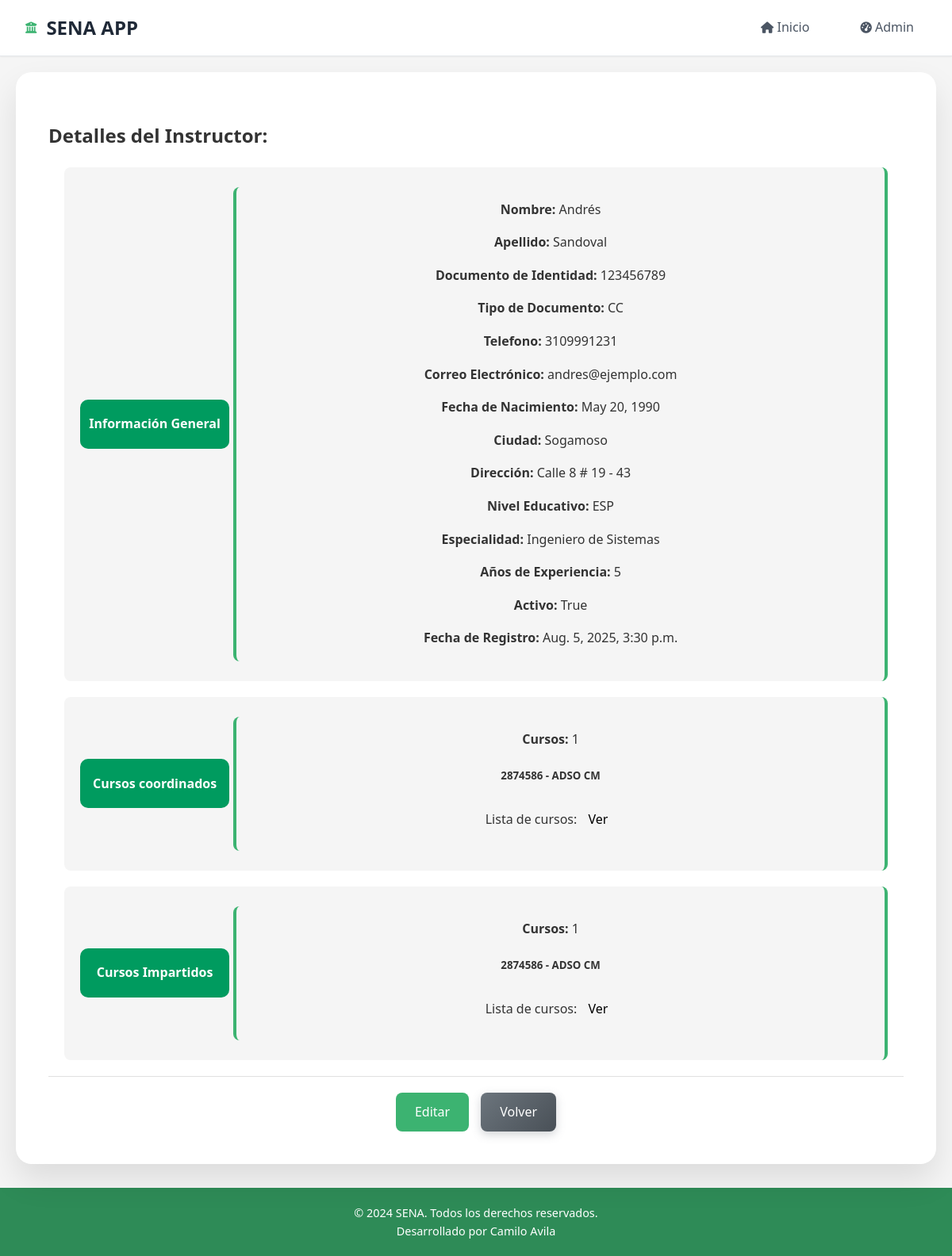
Page /instructores/insturctor/6/ on the committed database.
### instructores/models.py (models this page shows, shortened)
class Instructor(models.Model):
    TIPO_DOCUMENTO_CHOICES = [
        ('CC', 'Cédula de Ciudadanía'),
        ('TI', 'Tarjeta de Identidad'),
        ('CE', 'Cédula de Extranjería'),
        ('PA', 'Pasaporte'),
    ]
    NIVEL_EDUCATIVO_CHOICES = [
        ('TEC', 'Técnico'),
        ('TGL', 'Tecnólogo'),
        ('PRE', 'Pregrado'),
        ('ESP', 'Especialización'),
        ('MAE', 'Maestría'),
        ('DOC', 'Doctorado'),
    ]
    documento_identidad = models.CharField(max_length=20, unique=True)
    tipo_documento = models.CharField(max_length=3, choices=TIPO_DOCUMENTO_CHOICES, default='CC')
    nombre = models.CharField(max_length=100)
    apellido = models.CharField(max_length=100)
    telefono = models.CharField(max_length=10, null=True)
    correo = models.EmailField(null=True)
    fecha_nacimiento = models.DateField()
    ciudad = models.CharField(max_length=100, null=True)
    direccion = models.TextField(null=True)
    nivel_educativo= models.CharField(max_length=3, choices=NIVEL_EDUCATIVO_CHOICES, default='MAE')
    especialidad = models.CharField(max_length=100)
    anos_experiencia = models.PositiveIntegerField()
    activo = models.BooleanField(default=True)
    fecha_vinculacion = models.DateField()
    fecha_registro = models.DateTimeField(auto_now_add=True)

### aprendices/models.py (models this page shows, shortened)
class Curso(models.Model):
    ESTADO_CHOICES = [
        ('PRO', 'Programado'),
        ('INI', 'Iniciado'),
        ('EJE', 'En Ejecución'),
        ('FIN', 'Finalizado'),
        ('CAN', 'Cancelado'),
        ('SUS', 'Suspendido'),
    ]
    codigo = models.CharField(max_length=30,unique=True,verbose_name="Código del curso")
    nombre = models.CharField(max_length=200, verbose_name="Nombre del curso")
    programa = models.ForeignKey('programas.Programa', on_delete=models.CASCADE, verbose_name="Programa de formación")
    instructor_coordinador = models.ForeignKey('instructores.Instructor', on_delete=models.CASCADE, related_name='cursos_coordinados', verbose_name="Instructor coordinador")
    instructores = models.ManyToManyField('instructores.Instructor', through='InstructorCurso', related_name='cursos_impartidos', verbose_name="Instructores")
    aprendices = models.ManyToManyField(Aprendiz, through='AprendizCurso', related_name='cursos', verbose_name="Aprendices")
    fecha_inicio = models.DateField(verbose_name="Fecha de inicio")
    fecha_fin = models.DateField(verbose_name="Fecha de finalización")
    horario = models.CharField(max_length=100, verbose_name="Horario")
    aula = models.CharField(max_length=50, verbose_name="Aula/Ambiente")
    cupos_maximos = models.PositiveIntegerField(verbose_name="Cupos máximos")
    estado = models.CharField(max_length=3, choices=ESTADO_CHOICES, default='PRO', verbose_name="Estado del curso")
    observaciones = models.TextField(blank=True, null=True, verbose_name="Observaciones")
    fecha_registro = models.DateTimeField(auto_now_add=True, verbose_name="Fecha de registro")
    class Meta:
        verbose_name = "Curso"
        verbose_name_plural = "Cursos"
        ordering = ['-fecha_inicio']
    def __str__(self):
        return f"{self.codigo} - {self.nombre}"

### instructores/views.py (the view)
# urls.py: path('instructores/insturctor/<int:instructor_id>/', views.detalle_instructor, name='detalle_instructor'),
def detalle_instructor(request, instructor_id):
    instructor = get_object_or_404(Instructor, pk=instructor_id)
    cursos_coordinados = instructor.cursos_coordinados.all()
    cursos_impartidos = instructor.cursos_impartidos.all()
    template = loader.get_template('detalle_instructor.html')
    context = {
        'instructor': instructor,
        'cursos_coordinados': cursos_coordinados,
        'cursos_impartidos': cursos_impartidos,
    }
    return HttpResponse(template.render(context, request))

### instructores/templates/detalle_instructor.html (shortened to what this page needs)
{% extends 'base.html' %}
{% block content %}
<section class="detalle-curso">
    <h2>Detalles del Instructor:</h2>
    <div class="curso-info">
        <div class="info-detalle-card">
            <div class="info_tittle">
                <h2>Información General</h2>
            </div>
            <div class="info-grupoDentro">
                <p><strong>Nombre:</strong> {{ instructor.nombre }}</p>
                    <p><strong>Apellido:</strong> {{ instructor.apellido }}</p>
                        <p><strong>Documento de Identidad:</strong> {{ instructor.documento_identidad }}</p>
                            <p><strong>Tipo de Documento:</strong> {{ instructor.tipo_documento }}</p>
                                <p><strong>Telefono:</strong> {{ instructor.telefono }}</p>
                                    <p><strong>Correo Electrónico:</strong> {{ instructor.correo }}</p>
                                        <p><strong>Fecha de Nacimiento:</strong> {{ instructor.fecha_nacimiento }}</p>
                                            <p><strong>Ciudad:</strong> {{ instructor.ciudad }}</p>
                                                <p><strong>Dirección:</strong> {{ instructor.direccion }}</p>
                                                    <p><strong>Nivel Educativo:</strong> {{ instructor.nivel_educativo }}</p>
                                                        <p><strong>Especialidad:</strong> {{ instructor.especialidad }}</p>
                                                            <p><strong>Años de Experiencia:</strong> {{ instructor.anos_experiencia }}</p>
                                                                <p><strong>Activo:</strong> {{ instructor.activo }}</p>
                                                                    <p><strong>Fecha de Registro:</strong> {{ instructor.fecha_registro }}</p>
            </div>
        </div>
        <div class="info-detalle-card">
            <div class="info_tittle">
                <h2>Cursos coordinados</h2>
            </div>
            <div class="info-grupoDentro">
                <p><strong>Cursos:</strong> {{ cursos_coordinados|length }}</p>
                {% for curso in cursos_coordinados %}
                    <h5>{{ curso }}</h5>
                {% endfor %}
                {% if cursos_coordinados %}
                    <p>
                        Lista de cursos: <a href="{% url 'aprendices:lista_cursos' %}" class="btn-dc">
                            Ver
                        </a>
                    </p>
                {% endif %}
            </div>
        </div>
        <div class="info-detalle-card">
            <div class="info_tittle">
                <h2>Cursos Impartidos</h2>
            </div>
            <div class="info-grupoDentro">
                <p><strong>Cursos:</strong> {{ cursos_impartidos|length }}</p>
                {% for curso in cursos_impartidos %}
                    <h5>{{ curso }}</h5>
                {% endfor %}
                {% if cursos_impartidos %}
                    <p>
                        Lista de cursos: <a href="{% url 'aprendices:lista_cursos' %}" class="btn-dc">
                            Ver
                        </a>
                    </p>
                {% endif %}
            </div>
        </div>
    </div>
    <div class="acciones">
        <a href="{% url 'admin:instructores_instructor_change' instructor.id %}" class="btn-primary">Editar</a>
        <a href="/instructores" class="btn-secondary">Volver</a>
    </div>
</section>
{% endblock %}

### aprendices/static/css/estilo_base.css (style rules this page uses)
:root { --dark-green: #2E8B57; --medium-green: #3CB371; --light-green: #90EE90; --accent-green: #6B8E23; --text-color: #333; --white-color: #ffffff; --border-color: #ddd; --hover-color: #E0FFE0; --light-grey: #f5f5f5; --gray-200: #e5e7eb; --gray-600: #4b5563; --gray-800: #1f2937; --primary-color: var(--medium-green); --secondary-color: var(--light-green); --shadow-sm: 0 1px 2px 0 rgba(0, 0, 0, 0.05); --shadow-md: 0 4px 6px -1px rgba(0, 0, 0, 0.1); --shadow-lg: 0 10px 15px -3px rgba(0, 0, 0, 0.1); --border-radius-sm: 0.375rem; --transition: all 0.3s ease; }
body { font-family: 'Segoe UI', Tahoma, Geneva, Verdana, sans-serif; line-height: 1.6; margin: 0; padding: 0; background-color: var(--light-grey); color: var(--text-color); min-height: 100vh; }
.btn-primary { background: var(--medium-green, #28a745); color: white; padding: 12px 24px; text-decoration: none; border-radius: 8px; display: inline-flex; align-items: center; gap: 8px; font-weight: 500; transition: all 0.3s ease; border: none; cursor: pointer; }
.btn-secondary { background: #6c757d; color: white; padding: 12px 24px; text-decoration: none; border-radius: 8px; display: inline-flex; align-items: center; gap: 8px; font-weight: 500; transition: all 0.3s ease; border: none; cursor: pointer; }
.btn-dc { color: black; padding: 10px 10px; text-decoration: none; border-radius: 8px; display: inline-block; font-weight: 500; transition: all 0.3s ease; }

### aprendices/static/css/estilos_detalles.css (style rules this page uses)
.detalle-curso { background: white; padding: 30px; border-radius: 12px; box-shadow: 0 2px 4px rgba(0, 0, 0, 0.1); margin-bottom: 30px; }
.info-detalle-card { background-color: var(--light-grey); text-align: center; padding: 20px; border-radius: 8px; border-right: 4px solid var(--medium-green, #28a745); margin: 20px; align-items: center; display: flex; justify-content: space-between; }
.info-grupoDentro { width: 800px; border-radius: 8px; border-left: 4px solid var(--medium-green, #28a745); margin: 5px; align-items: center; }
.info_tittle { padding: 5px; text-align: center; background: #009b5f; width: 180px; border-radius: 10px; color: white; }
.info_tittle h2 { font-size: 1rem; color: white; }
.acciones { display: flex; gap: 15px; justify-content: center; flex-wrap: wrap; padding-top: 20px; border-top: 1px solid #e0e0e0; }

### aprendices/static/css/estilos_formularios.css (style rules this page uses)
.detalle-curso { background: white; border-radius: 20px; padding: 40px; box-shadow: 0 20px 40px rgba(0,0,0,0.1); backdrop-filter: blur(10px); border: 1px solid rgba(255,255,255,0.2); }
.btn-secondary { background: linear-gradient(135deg, #6c757d 0%, #495057 100%); color: white; box-shadow: 0 4px 12px rgba(108, 117, 125, 0.3); }

### rows in the picture
Instructor: nombre "Andrés", apellido "Sandoval", documento_identidad "123456789", tipo_documento "CC", telefono "3109991231", correo "andres@ejemplo.com", fecha_nacimiento "May 20, 1990", ciudad "Sogamoso", direccion "Calle 8 # 19 - 43", nivel_educativo "ESP", especialidad "Ingeniero de Sistemas", anos_experiencia "5", activo "True", fecha_registro "Aug. 5, 2025, 3:30 p.m."
Curso: codigo+nombre "2874586 - ADSO CM"

### other values in the picture
{{ cursos_coordinados|length }} "1"
{{ cursos_impartidos|length }} "1"
